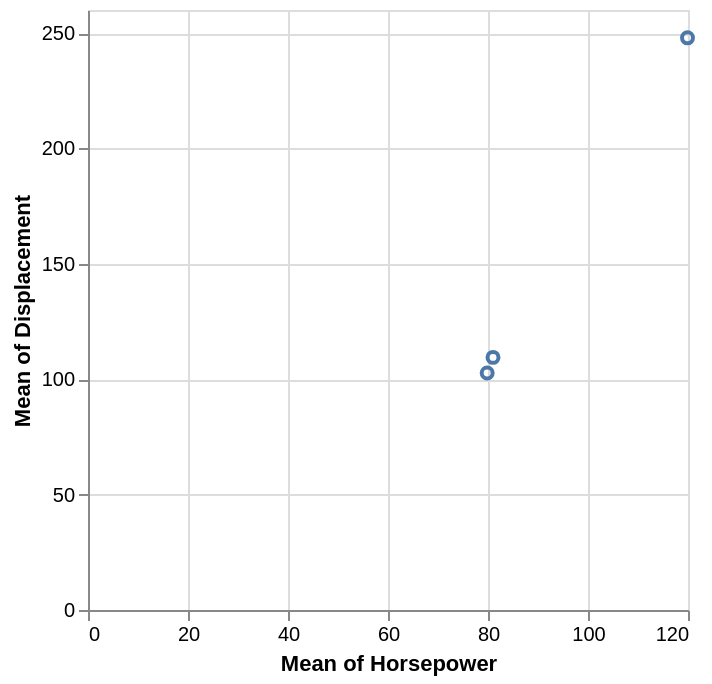

This figure's Vega-Lite source:
### Vega-Lite specification from a JSON file in a GitHub repository (floating-point values rounded to 4 significant figures; data arrays with more than 128 entries replaced by an {"elided": "..."} marker saying what was removed)
{"$schema": "https://vega.github.io/schema/vega-lite/v4.json", "description": "A scatterplot showing average horsepower and displacement for cars from different origins.", "data": {"values": {"elided": "406 records"}}, "mark": "point", "encoding": {"x": {"aggregate": "mean", "field": "Horsepower"}, "y": {"aggregate": "mean", "field": "Displacement"}, "detail": {"field": "Origin"}}}
